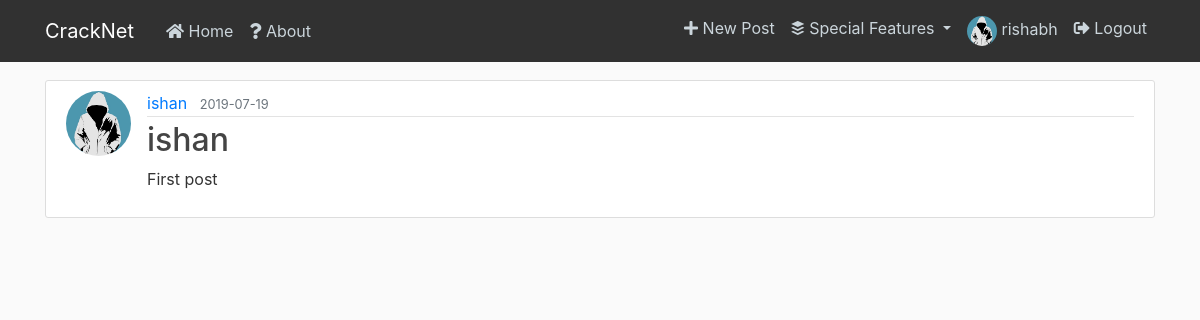
The app's page /post/1 (signed in) with its own data.
### flaskblog/models.py (models this page shows, shortened)
class User(db.Model, UserMixin):
    id = db.Column(db.Integer, primary_key=True)
    username = db.Column(db.String(20), unique=True, nullable=False)
    email = db.Column(db.String(120), unique=True, nullable=False)
    image_file = db.Column(db.String(20), nullable=False, default='default.jpg')
    connections=db.Column(db.Integer, nullable=False, default=0)
    connected_users=db.Column(db.String(100000), default="")
    password = db.Column(db.String(60), nullable=False)
    posts = db.relationship('Post', backref='author', lazy=True)
    comments = db.relationship('Comment', backref='author', lazy=True)
    messages = db.relationship('Message', backref='author', lazy=True)

class Post(db.Model):
    id = db.Column(db.Integer, primary_key=True)
    title = db.Column(db.String(100), nullable=False)
    date_posted = db.Column(db.DateTime, nullable=False, default=datetime.utcnow)
    content = db.Column(db.Text, nullable=False)
    likes = db.Column(db.Integer, nullable=False, default=0)
    liked_users = db.Column(db.String(100000),default="")
    user_id = db.Column(db.Integer, db.ForeignKey('user.id'), nullable=False)
    comments = db.relationship('Comment', backref='post', lazy=True)

### flaskblog/routes.py (the view)
@app.route("/post/<int:post_id>")
def post(post_id):
    post = Post.query.get_or_404(post_id)
    return render_template('post.html', title=post.title, post=post)

### flaskblog/models.py (called while the page is built)
@login_manager.user_loader
def load_user(user_id):
    return User.query.get(int(user_id))

### flaskblog/templates/post.html (shortened to what this page needs)
{% extends "layout.html" %}
{% block content %}
  <article class="media content-section">
    <img class="rounded-circle article-img" src="{{ url_for('static', filename='profile_pics/' + post.author.image_file) }}">
    <div class="media-body">
      <div class="article-metadata">
        {% if current_user.username != post.author.username %}
          <a class="mr-2" href="{{ url_for('profile', username=post.author.username) }}">{{ post.author.username }}</a>
        {% else %}
          <a class="mr-2" href="{{ url_for('account') }}">{{ post.author.username }}</a>
        {% endif %}
        <small class="text-muted">{{ post.date_posted.strftime('%Y-%m-%d') }}</small>
      </div>
      <h2 class="article-title">{{ post.title }}</h2>
      <p class="article-content">{{ post.content }}</p>
    </div>
  </article>
{% endblock content %}

### flaskblog/templates/layout.html (shortened to what this page needs)
<!DOCTYPE html>
<html>
<head>
    <link rel="stylesheet" href="https://maxcdn.bootstrapcdn.com/bootstrap/4.0.0/css/bootstrap.min.css">
    <link rel="stylesheet" href="https://use.fontawesome.com/releases/v5.8.2/css/all.css">
    <link rel="stylesheet" type="text/css" href="{{ url_for('static', filename='main.css') }}">
</head>
<body>
    <header class="site-header">
      <nav class="navbar navbar-expand-md navbar-dark bg-steel fixed-top">
        <div class="container">
          <a class="navbar-brand mr-4" href="/">CrackNet</a>
          <div class="collapse navbar-collapse" id="navbarToggle">
            <div class="navbar-nav mr-auto">
              <a class="nav-item nav-link" href="{{ url_for('home') }}"><i class="fas fa-home"></i> Home</a>
              <a class="nav-item nav-link" href="{{ url_for('about') }}"><i class="fas fa-question"></i> About</a>
            </div>
            <div class="navbar-nav">
              {% if current_user.is_authenticated %}
                <a class="nav-item nav-link" href="{{ url_for('new_post') }}"><i class="fas fa-plus"></i> New Post</a>
                <li class="nav-item dropdown">
                  <a class="nav-link dropdown-toggle" href="#" id="navbarDropdown" role="button" data-toggle="dropdown" aria-haspopup="true" aria-expanded="false">
                    <i class="fab fa-buffer"></i> Special Features
                  </a>
                </li>
                <a class="nav-item nav-link" href="{{ url_for('account') }}"><img class="acc-nav-img" src="{{ url_for('static', filename='profile_pics/' + current_user.image_file) }}">  {{current_user.username}}</a>
                <a class="nav-item nav-link" href="{{ url_for('logout') }}"><i class="fas fa-sign-out-alt"></i> Logout</a>
              {% else %}
                <a class="nav-item nav-link" href="{{ url_for('login') }}"><i class="fas fa-sign-in-alt"></i> Login</a>
                <a class="nav-item nav-link" href="{{ url_for('register') }}"><i class="fas fa-user-plus"></i> Register</a>
              {% endif %}
            </div>
          </div>
        </div>
      </nav>
    </header>
    <main role="main" class="container">
      <div class="row">
        <div class="col-md-12">
          {% block content %}{% endblock %}
        </div>
      </div>
    </main>
</body>
</html>

### flaskblog/static/main.css (style rules this page uses)
body { background: #fafafa; color: #333333; margin-top: 5rem; }
h1, h2, h3, h4, h5, h6 { color: #444444; }
.bg-steel { background-color: #313131; }
.site-header .navbar-nav .nav-link { color: #cbd5db; }
.content-section { background: #ffffff; padding: 10px 20px; border: 1px solid #dddddd; border-radius: 3px; margin-bottom: 20px; }
.article-title { color: #444444; }
.article-content { white-space: pre-line; }
.article-img { height: 65px; width: 65px; margin-right: 16px; }
.article-metadata { padding-bottom: 1px; margin-bottom: 4px; border-bottom: 1px solid #e3e3e3 }
.acc-nav-img { border-radius:50%; height:30px; width:30px; }

### records on screen
User: image_file (placeholder picture), username "rishabh"
User: image_file (placeholder picture), author.username "ishan"
Post: date_posted "2019-07-19", title "ishan", content "First post"
